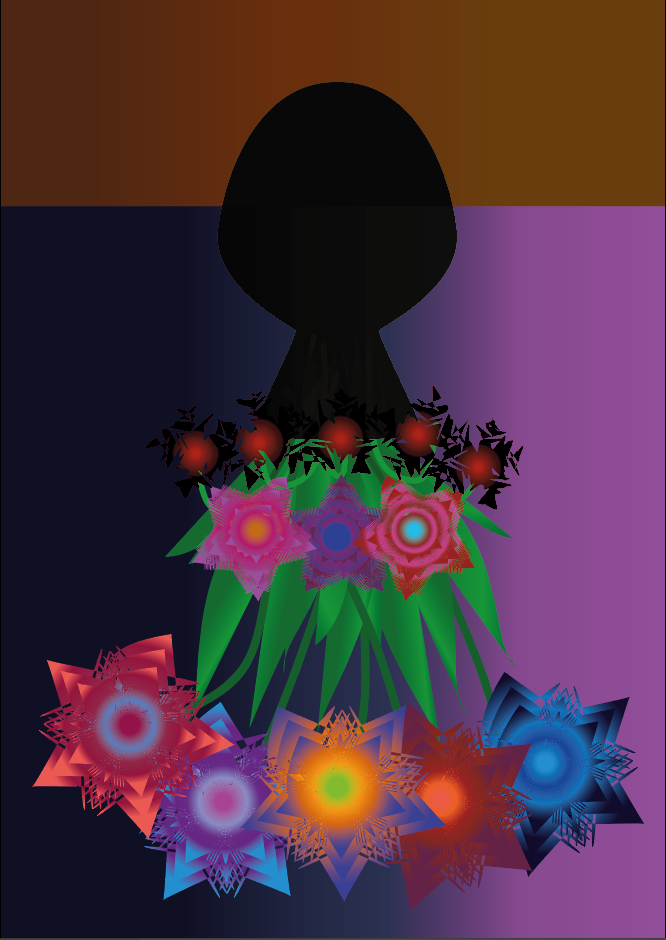
#> input picture 9/9/вертикаль-зеркало.png, 666 x 940 px, given in place of logo.jpg, which was not available
$ python 9.4.py
#> lines starting #> are read from the running program, lines starting #| are printed output that depends on the picture; pictures that were not available may be replaced by others from this repository, and a replacement may not be noted
from PIL import Image

base_image_path = 'D:\фото3\logo.jpg'
watermark_path = 'D:\фото3\water.png'
output_path = 'result_watermark.jpg'
base_image = Image.open(base_image_path).convert('RGBA')
#> base_image is the input picture: PIL image 666x940 RGBA; mean R, G, B, A 75.2, 49.2, 64.8, 255
watermark = Image.open(watermark_path).convert('RGBA')
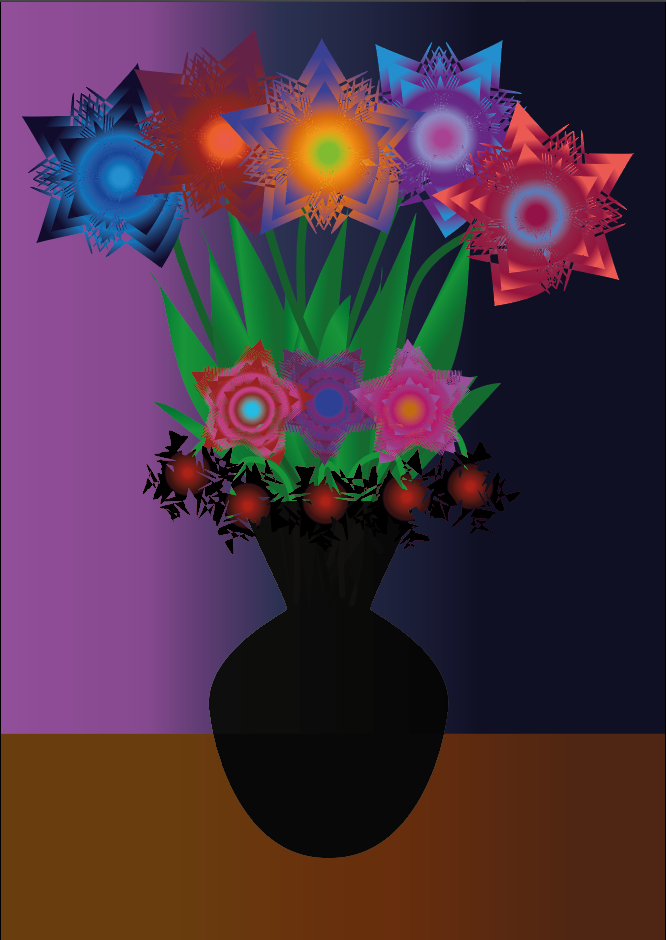
#> input picture 9/9/горизонталь-зеркало.png, 666 x 940 px, given in place of water.png, which was not available
#> watermark is the input picture: PIL image 666x940 RGBA; mean R, G, B, A 75.2, 49.2, 64.8, 255

base_width, base_height = base_image.size
#> base_width = 666; base_height = 940
scale_factor = 0.2
new_size = (int(base_width * scale_factor), int(base_height * scale_factor))
#> new_size = (133, 188)
watermark_resized = watermark.resize(new_size, Image.Resampling.LANCZOS)# Масштабируем водяной знак
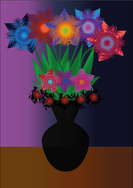
#> watermark_resized: PIL image 133x188 RGBA; mean R, G, B, A 75.3, 49.2, 64.9, 255

position = (base_width - new_size[0], base_height - new_size[1])# Расположение водяного знака
#> position = (533, 752)

final_image = Image.new('RGBA', base_image.size)
#> final_image: PIL image 666x940 RGBA; every value is 0
final_image.paste(base_image, (0, 0))
final_image.paste(watermark_resized, position, mask=watermark_resized)# Добавляем водяной знак поверх изображения
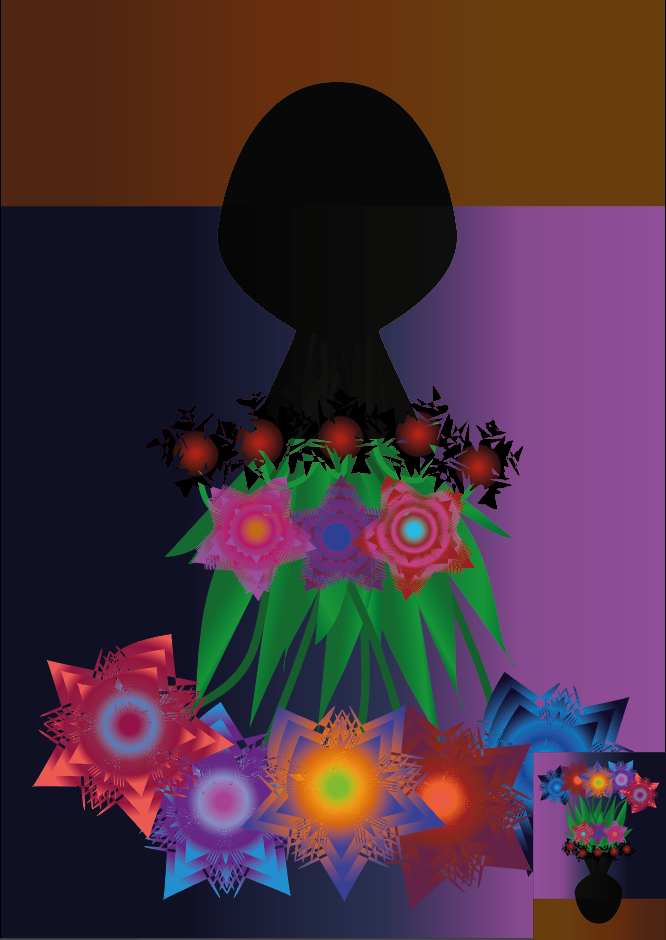
#> final_image: PIL image 666x940 RGBA; mean R, G, B, A 74.1, 48.2, 61.8, 255

final_image_rgb = final_image.convert('RGB')
final_image_rgb.save(output_path)

print(f"Водяной знак добавлен и сохранен в '{output_path}'")
